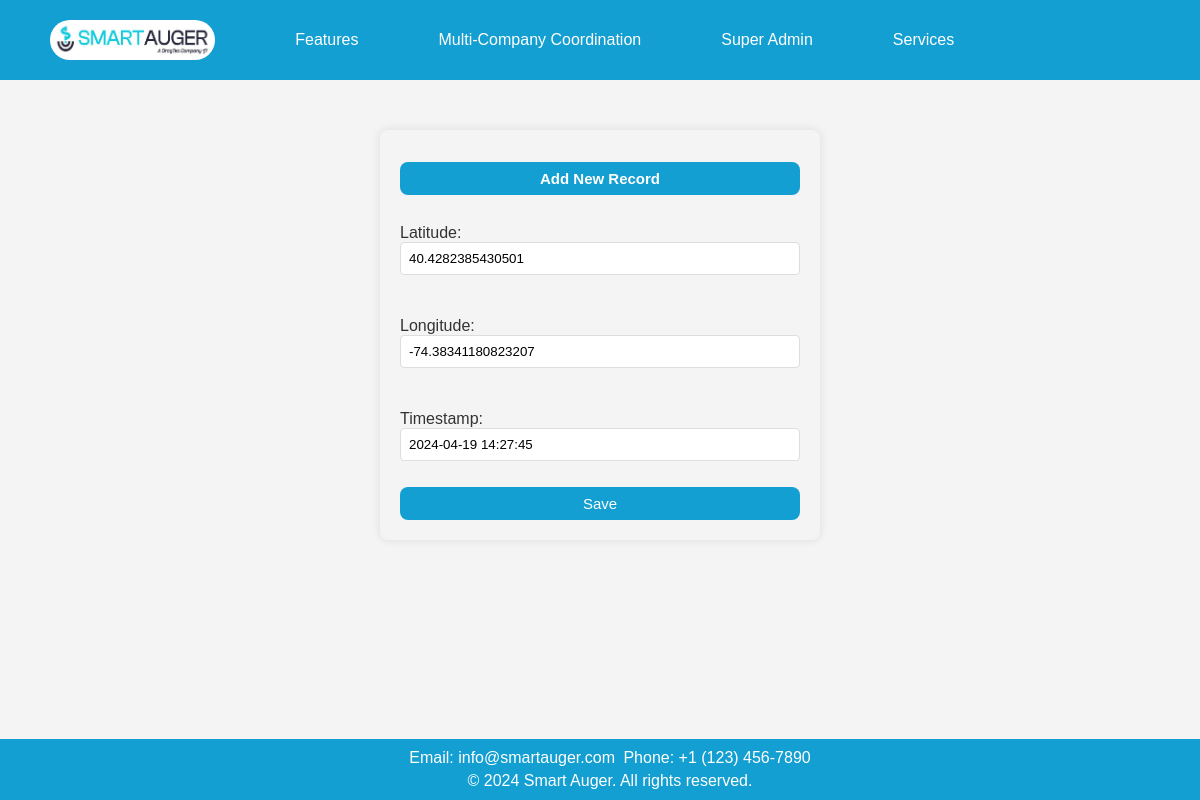
The app's page /update/2/ with its own data.
### app1/models.py (models this page shows, shortened)
class Location(models.Model):
    rec_no = models.AutoField(primary_key=True)
    latitude = models.FloatField()
    longitude = models.FloatField()
    timestamp = models.DateTimeField(default=timezone.now)

### app1/views.py (the view)
# urls.py: path('update/<int:pk>/', UpdateData.as_view(), name='user_update'),
class UpdateData(UpdateView):
    model = Location
    fields = '__all__'
    template_name = 'app1/add_record.html'
    success_url = reverse_lazy('data_management')

### app1/templates/app1/add_record.html (shortened to what this page needs)
<!DOCTYPE html>
<html lang="en">
<head>
    {% load static %}
</head>
<body>
    <header>
        <nav class="nav">
            <a class="logo" href="#"><img src="{% static 'app1/images/icon.jpg' %}" alt="Logo"></a>
            <div class="dropdown">
                <a href="#">Features</a>
            </div>
            <div class="dropdown">
                <a href="#" class="dropbtn">Multi-Company Coordination</a>
            </div>
            <div class="dropdown">
                <a href="#">Super Admin</a>
            </div>
            <div class="dropdown">
                <a href="#">Services</a>
            </div>
        </nav>
    </header>
    <div class="content">
        <div class="form-container">
            <h2>Add New Record</h2>
            <form method="post">
                {{ form.as_p }}
                <button type="submit">Save</button>
            </form>
        </div>
    </div>
    <footer>
        <p>Email: info@smartauger.com</p>
        <p>Phone: +1 (123) 456-7890</p>
        <div class="footer-bottom">
            <p>&copy; 2024 Smart Auger. All rights reserved.</p>
        </div>
    </footer>
</body>
</html>

### app1/templates/app1/add_record.html (style rules this page uses)
body { font-family: 'Verdana', sans-serif; width: 100%; margin: 0; padding-top: 10vh; padding-bottom: 80px; background: #f4f4f4; box-sizing: border-box; }
header { background-color: #139FD2; color: white; text-align: center; padding: 20px 0; position: fixed; top: 0; width: 100%; z-index: 1000; display: flex; justify-content: space-between; align-items: center; }
header { background-color: #139FD2; color: white; text-align: center; padding: 10px 0; position: fixed; top: 0; width: 100%; z-index: 1000; }
.nav { display: flex; align-items: center; margin-right: 104px; }
.nav a { padding: 10px 15px; color: white; text-decoration: none; display: inline-block; margin-left: 50px; white-space: nowrap; }
.logo { margin-right: auto; }
.logo img { max-height: 40px; margin-left: -15px; float: left; border-radius: 20px; }
.dropdown { position: relative; }
footer { position: fixed; bottom: 0; width: 100%; background-color: #139FD2; color: white; text-align: center; padding: 10px; z-index: 1000; }
footer h4, footer p { white-space: nowrap; margin: 0; padding: 2px; display: inline; }
.footer-bottom { white-space: nowrap; padding-top: 5px; }
.footer-bottom p { margin: 0; }
.content { flex-grow: 1; padding: 30px; margin-top: 20px; height: 550px; }
.form-container { max-width: 400px; margin: 0 auto; background-color: transparent; padding: 20px; border-radius: 8px; box-shadow: 0 0 10px rgba(0, 0, 0, 0.1); }
.form-container h2 { text-align: center; background-color: #139FD2; color: white; border-radius: 8px; padding: 8px; font-size: 15px; }
form { display: flex; flex-direction: column; }
label { display: inline-block; margin-bottom: 0px; color: #333; }
input { display: block; width: 100%; padding: 8px; margin-bottom: 10px; border: 1px solid #ddd; border-radius: 4px; box-sizing: border-box; }
button { background-color: #139FD2; color: white; cursor: pointer; padding: 8px; border: none; border-radius: 8px; font-size: 15px; }

### records on screen
Location: latitude "40.4282385430501", longitude "-74.38341180823207", timestamp "2024-04-19 14:27:45"
